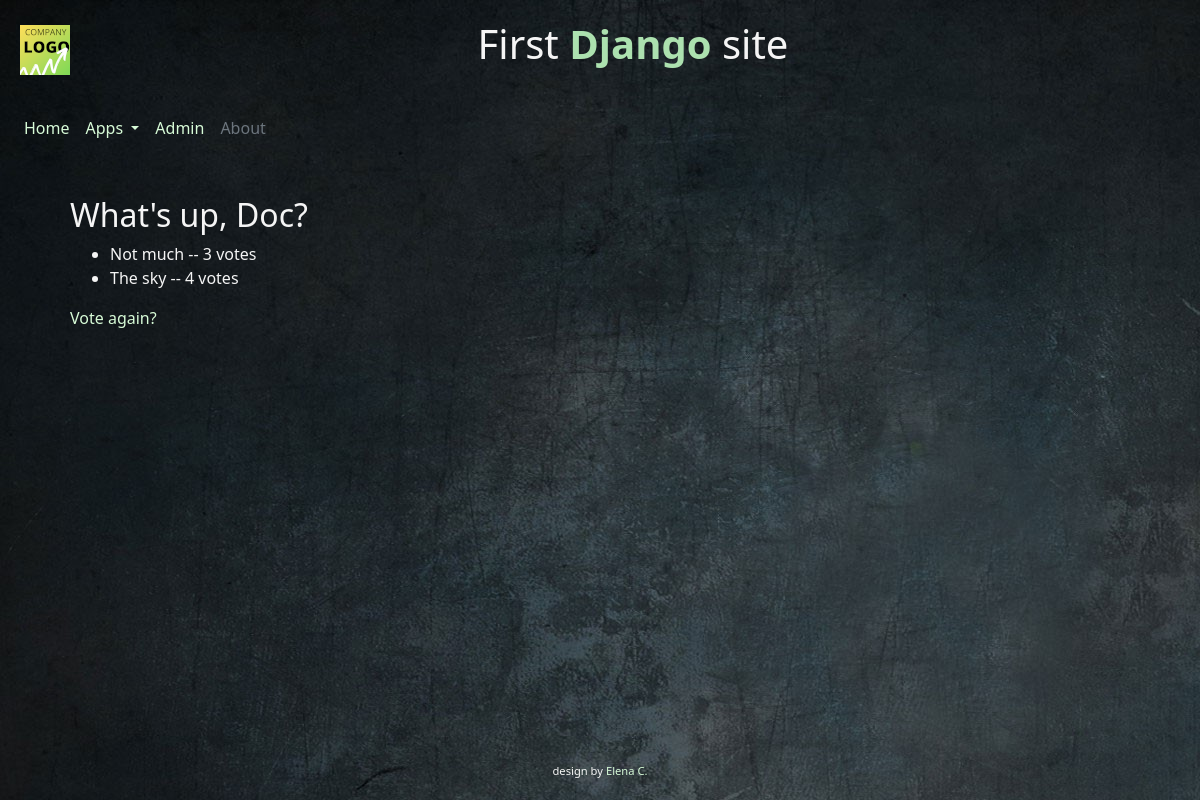
/polls/1/results/, run on an earlier commit of the app's database.
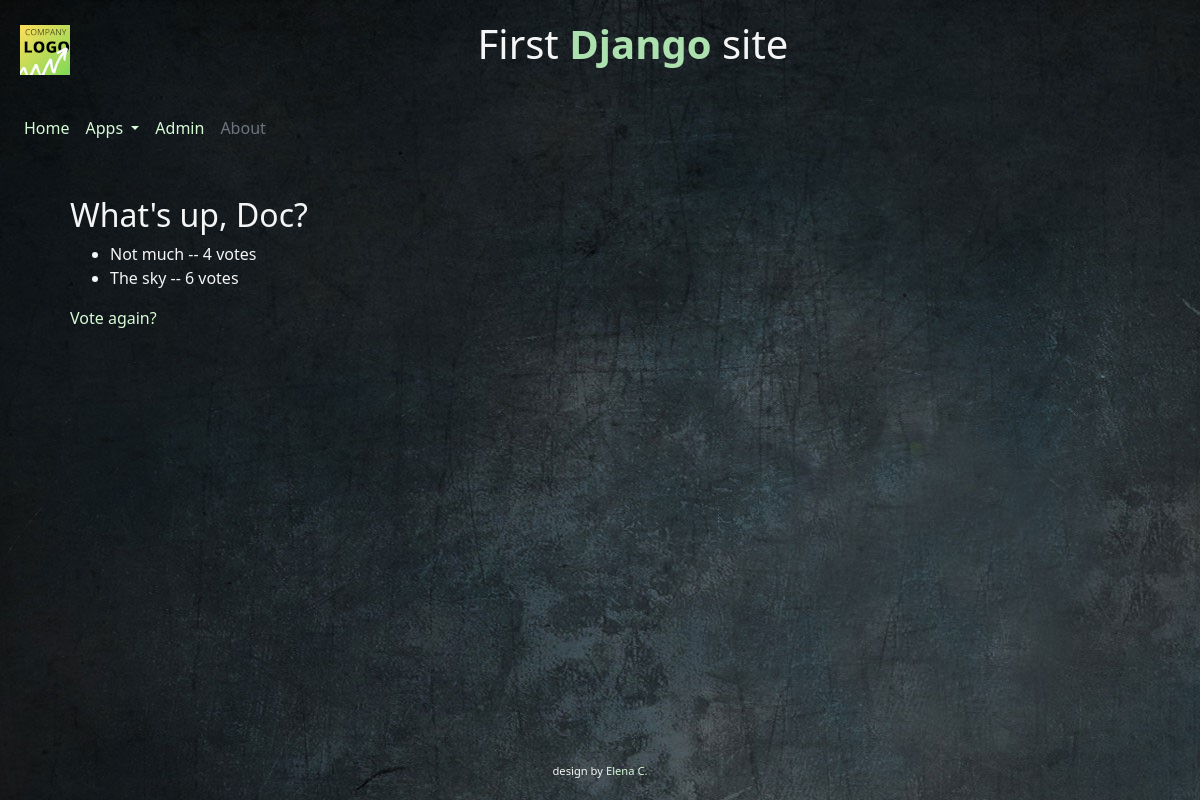
And on a later commit of the database.
### polls/models.py (models this page shows, shortened)
class Question(models.Model):
    question_text = models.CharField(max_length=200)
    pub_date = models.DateTimeField('date published')
    def was_published_recently(self):
        now = timezone.now()
        return now - datetime.timedelta(days=1) <= self.pub_date <= now
    was_published_recently.admin_order_field = 'pub_date'
    was_published_recently.boolean = True
    was_published_recently.short_description = 'Published recently?'

class Choice(models.Model):
    question = models.ForeignKey(Question, on_delete=models.CASCADE)
    choice_text = models.CharField(max_length=200)
    votes = models.IntegerField(default=0)

### polls/views.py (the view)
# urls.py: path('<int:pk>/results/', views.ResultsView.as_view(), name='results'),
class ResultsView(generic.DetailView):
    model = Question
    template_name = 'polls/results.html'
    def get_queryset(self):
        return Question.objects.filter(pub_date__lte=timezone.now())

### polls/templates/polls/results.html
{% extends 'common/base.html' %}
{% block content %}
    <div class="content">
        <h2>{{ question.question_text }}</h2>
        <ul>
        {% for choice in question.choice_set.all %}
            <li>{{ choice.choice_text }} -- {{ choice.votes }} vote{{ choice.votes|pluralize }}</li>
        {% endfor %}
        </ul>
        <a href="{% url 'polls:detail' question.id %}">Vote again?</a>
    </div>
{% endblock %}

### common/templates/common/base.html (shortened to what this page needs)
<!DOCTYPE html>
<html lang="en">
<head>
    <link rel="stylesheet" href="https://stackpath.bootstrapcdn.com/bootstrap/4.5.2/css/bootstrap.min.css"
>
    {% load static %}
    <link rel="stylesheet" type="text/css" href="{% static 'common/style.css' %}" />
</head>
<body>
    <div class="header">
      <div>
        <a class="navbar-brand float-left" href="https://github.com/Elena-GHub" target="_blank"><img src="/static/common/images/Company-LOGO_50x50.png"></a>
      </div>
      <div>
          <h1 class="float-center">First <span style="color:#ace1af"><strong>Django</strong></span> site</h1>
      </div>
    </div>
    <div>
    <nav class="navbar navbar-expand-md">
        <ul class="navbar-nav">
          <li class="nav-item">
            <a class="nav-link active" href="/">Home</a>
          </li>
            <a class="nav-link dropdown-toggle" data-toggle="dropdown" data-target="dropdown_apps" href="#">Apps
            </a>
          <li class="nav-item">
            <a class="nav-link" href="/admin">Admin</a>
          </li>
          <li class="nav-item">
            <a class="nav-link disabled" href="#">About</a>
          </li>
        </ul>
    </nav>
  </div>
  <div class="content container">
      <div class="row">
          <div class="col-md-12">
          {% block content %}
          {% endblock %}
          </div>
      </div>
  </div>
<footer class="footer">
    design by <a href="https://elena-ghub.github.io/" target="_blank">Elena C.</a>
</footer>
</body>
</html>

### common/static/common/style.css (style rules this page uses)
html, body { height: 100%; }
body { font-family: 'Noto Sans', sans-serif !important; margin: 0; display: flex; color: #f5f5f5; flex-direction: column; background-image: url("images/Dark-Gray-Background_01.jpg"); }
.header { padding: 20px; text-align: center; font-size: 10px; }
a:link { color: rgb(215, 251, 215); text-decoration:none; }
.content { flex: 1 0 auto; padding: 20px; }
.footer { flex-shrink: 0; text-align: center; font-size: .7rem; padding: 20px; }

What changed in the data, as far as the page shows it:
changed Choice "Not much": votes "3" → "4"
changed Choice "The sky": votes "4" → "6"
